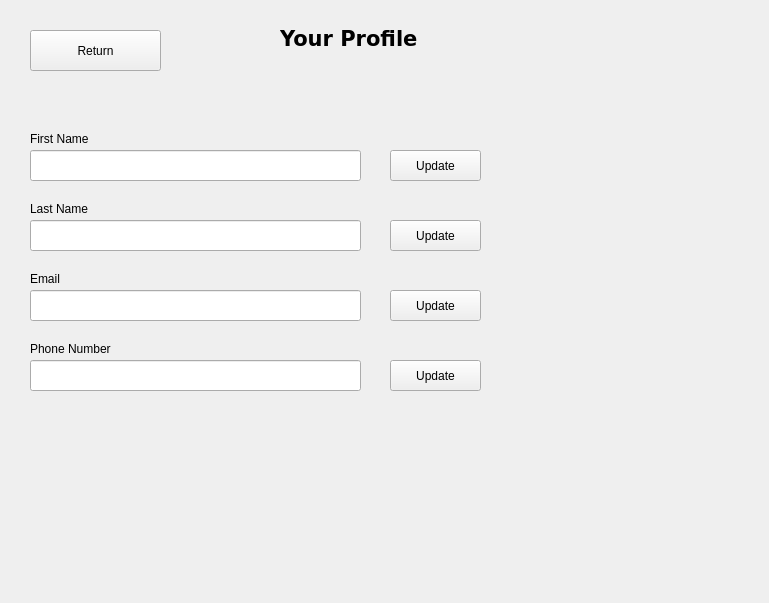
<?xml version="1.0" encoding="UTF-8"?>
<ui version="4.0">
 <class>Owner_Profile</class>
 <widget class="QWidget" name="Owner_Profile">
  <property name="geometry">
   <rect>
    <x>0</x>
    <y>0</y>
    <width>769</width>
    <height>603</height>
   </rect>
  </property>
  <property name="windowTitle">
   <string>Form</string>
  </property>
  <widget class="QLabel" name="label">
   <property name="geometry">
    <rect>
     <x>280</x>
     <y>30</y>
     <width>161</width>
     <height>17</height>
    </rect>
   </property>
   <property name="font">
    <font>
     <family>DejaVu Sans</family>
     <pointsize>16</pointsize>
     <weight>75</weight>
     <bold>true</bold>
    </font>
   </property>
   <property name="text">
    <string>Your Profile</string>
   </property>
  </widget>
  <widget class="QLineEdit" name="Owner_Fname">
   <property name="geometry">
    <rect>
     <x>30</x>
     <y>150</y>
     <width>331</width>
     <height>31</height>
    </rect>
   </property>
  </widget>
  <widget class="QLabel" name="label_2">
   <property name="geometry">
    <rect>
     <x>30</x>
     <y>130</y>
     <width>121</width>
     <height>17</height>
    </rect>
   </property>
   <property name="text">
    <string>First Name</string>
   </property>
  </widget>
  <widget class="QLineEdit" name="Owner_Lname">
   <property name="geometry">
    <rect>
     <x>30</x>
     <y>220</y>
     <width>331</width>
     <height>31</height>
    </rect>
   </property>
  </widget>
  <widget class="QLabel" name="label_3">
   <property name="geometry">
    <rect>
     <x>30</x>
     <y>200</y>
     <width>91</width>
     <height>17</height>
    </rect>
   </property>
   <property name="text">
    <string>Last Name</string>
   </property>
  </widget>
  <widget class="QLineEdit" name="Owner_Email">
   <property name="geometry">
    <rect>
     <x>30</x>
     <y>290</y>
     <width>331</width>
     <height>31</height>
    </rect>
   </property>
  </widget>
  <widget class="QLabel" name="label_4">
   <property name="geometry">
    <rect>
     <x>30</x>
     <y>270</y>
     <width>64</width>
     <height>17</height>
    </rect>
   </property>
   <property name="text">
    <string>Email</string>
   </property>
  </widget>
  <widget class="QLabel" name="label_5">
   <property name="geometry">
    <rect>
     <x>30</x>
     <y>340</y>
     <width>111</width>
     <height>17</height>
    </rect>
   </property>
   <property name="text">
    <string>Phone Number</string>
   </property>
  </widget>
  <widget class="QLineEdit" name="Owner_Phone">
   <property name="geometry">
    <rect>
     <x>30</x>
     <y>360</y>
     <width>331</width>
     <height>31</height>
    </rect>
   </property>
  </widget>
  <widget class="QPushButton" name="Update_Name">
   <property name="geometry">
    <rect>
     <x>390</x>
     <y>150</y>
     <width>91</width>
     <height>31</height>
    </rect>
   </property>
   <property name="text">
    <string>Update</string>
   </property>
  </widget>
  <widget class="QPushButton" name="Update_Surname">
   <property name="geometry">
    <rect>
     <x>390</x>
     <y>220</y>
     <width>91</width>
     <height>31</height>
    </rect>
   </property>
   <property name="text">
    <string>Update</string>
   </property>
  </widget>
  <widget class="QPushButton" name="Update_email">
   <property name="geometry">
    <rect>
     <x>390</x>
     <y>290</y>
     <width>91</width>
     <height>31</height>
    </rect>
   </property>
   <property name="text">
    <string>Update</string>
   </property>
  </widget>
  <widget class="QPushButton" name="Update_Phone">
   <property name="geometry">
    <rect>
     <x>390</x>
     <y>360</y>
     <width>91</width>
     <height>31</height>
    </rect>
   </property>
   <property name="text">
    <string>Update</string>
   </property>
  </widget>
  <widget class="QPushButton" name="Return_button">
   <property name="geometry">
    <rect>
     <x>30</x>
     <y>30</y>
     <width>131</width>
     <height>41</height>
    </rect>
   </property>
   <property name="text">
    <string>Return</string>
   </property>
  </widget>
 </widget>
 <resources/>
 <connections/>
</ui>
